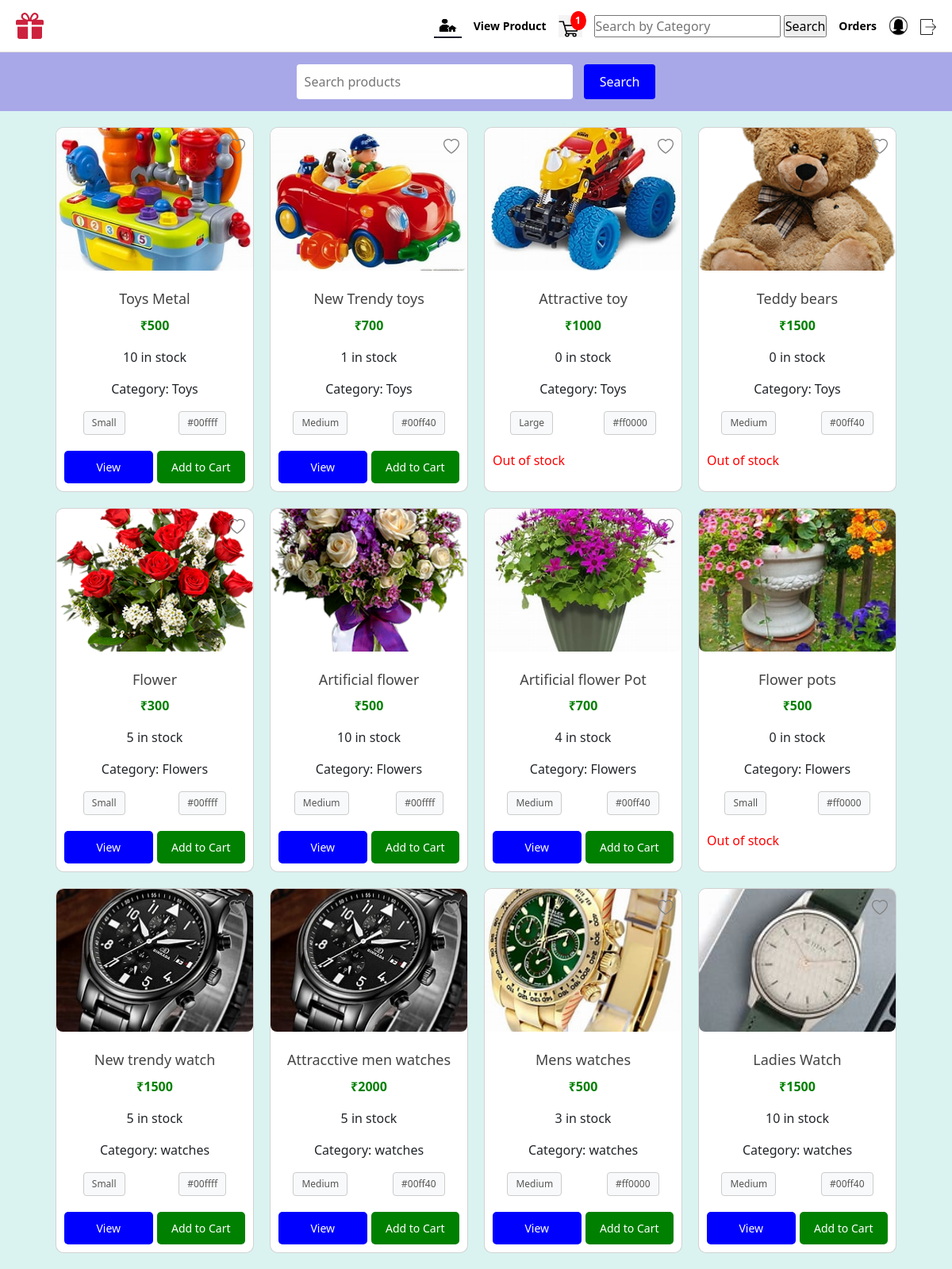
Screenshot of /userviewproduct (signed in) with the database file from the repository.
### app/models.py (models this page shows, shortened)
class Product(models.Model):
    product_id=models.ForeignKey(Company,on_delete=models.CASCADE)
    name=models.CharField(max_length=100)
    image=models.FileField(upload_to='media')
    description=models.CharField(max_length=100)
    price=models.IntegerField()
    category=models.CharField(null=True,blank=True,max_length=100)
    product_quantity=models.IntegerField(null=True,blank=True)
    color = models.ManyToManyField(Color)
    size = models.ManyToManyField(Size)

class Size(models.Model):
    name=models.CharField(max_length=100)

class Color(models.Model):
    name=models.CharField(max_length=100)

### app/views.py (the view)
# urls.py: path('userviewproduct',views.Userproductview,name='userviewproduct'),
def Userproductview(request):
    id=CustomUser.objects.get(id=request.user.id)
    user = User.objects.get( user_id=id)
    data=Product.objects.all()
    data2=Cart.objects.filter(user_id=user).count
    wishlist=Whishlist.objects.filter(user_id=user).values_list('product_id',flat=True)
    return render(request,'userproductview.html',{'data':data,'wishlist':wishlist,'cartnumber':data2})

### templates/userproductview.html (shortened to what this page needs)
{% extends 'userhome.html' %}
{% block content %}
{% load static %}
<link href="https://cdn.jsdelivr.net/npm/bootstrap@5.3.3/dist/css/bootstrap.min.css" rel="stylesheet">
<div class="search-container2">
    <form action="search" method="post">
        <input type="search" name="search" placeholder="Search products">
        <input type="submit" value="Search">
    </form>
</div>
<div class="container2">
    {% for i in data %}
    <div class="card">
        <div class="wishlist-icon">
            {% if i.id in wishlist %}
            <a href="{% url 'addtowhishlist' id=i.id %}">
                <svg xmlns="http://www.w3.org/2000/svg" width="16" height="16" fill="red" class="bi bi-heart-fill" viewBox="0 0 16 16">
                    <path fill-rule="evenodd" d="M8 1.314C12.438-3.248 23.534 4.735 8 15-7.534 4.736 3.562-3.248 8 1.314"/>
                </svg>
            </a>
            {% else %}
            <a href="{% url 'addtowhishlist' id=i.id %}">
            </a>
            {% endif %}
        </div>
        <img src="{{ i.image.url }}" alt="{{ i.name }}">
        <h2>{{ i.name }}</h2>
        <p class="price">₹{{ i.price }} </p>
        <p>{{ i.product_quantity }} in stock</p>
        <p>Category: {{ i.category }}</p>
        <div class="sizemain">
            <div class="sizes">
                {% for size in i.size.all %}
                   <span class="size">{{size.name}}</span>
                {% empty %}
                   <span class="No size available"></span>
                {% endfor %}
            </div>
            <div class="colors">
                {% for color in i.color.all %}
                   <span class="color">{{color.name}}</span>
                {% empty %}
                   <span class="No size available"></span>
                {% endfor %}
            </div>
        </div>
        <div class="buttons">
            {% if i.product_quantity > 0 %}
            <a href="{% url 'viewproductdetails' id=i.id %}" class="btn-view">View</a>
            <a href="{% url 'addtocart' id=i.id %}" class="btn-cart">Add to Cart</a>
            {% else %}
            <p style="color: red;">Out of stock</p>
            {% endif %}
        </div>
    </div>
    {% endfor %}
</div>
{% endblock %}

### templates/userhome.html (style rules this page uses)
* { margin: 0; padding: 0; box-sizing: border-box; }
body { background-color: rgb(226, 222, 222); }

### templates/userproductview.html (style rules this page uses)
body { padding: 0; margin: 0; background-color: rgb(218, 243, 240); }
.search-container2 { width: 100%; padding: 15px 20px; text-align: center; background-color: rgb(168, 168, 233); }
.search-container2 form input[type="search"] { width: 30%; padding: 10px; font-size: 16px; border: none; border-radius: 4px; margin-right: 10px; }
.search-container2 form input[type="submit"] { padding: 10px 20px; background-color: blue; color: white; border: none; border-radius: 4px; font-size: 16px; cursor: pointer; }
.container2 { display: flex; flex-wrap: wrap; justify-content: center; gap: 20px; padding: 20px; }
.card { background-color: white; border-radius: 10px; width: 250px; overflow: hidden; text-align: center; }
.card img { width: 100%; height: 180px; border-radius: 8px; margin-bottom: 15px; object-fit: cover; }
.card h2 { font-size: 18px; margin: 10px 0; color: rgb(68, 68, 68); }
.price { font-size: 16px; color: green; font-weight: bold; }
.sizes { display: flex; gap: 5px; margin-bottom: 10px; }
.size { padding: 5px 10px; background-color: #f8f9fa; border: 1px solid #ccc; border-radius: 4px; font-size: 12px; color: #555; text-align: center; }
.colors { display: flex; gap: 5px; margin-bottom: 10px; }
.color { padding: 5px 10px; background-color: #f8f9fa; border: 1px solid #ccc; border-radius: 4px; font-size: 12px; color: #555; text-align: center; }
.sizemain { display: flex; justify-content: space-around; }
.wishlist-icon { position: absolute; top: 10px; right: 10px; }
.wishlist-icon svg { width: 20px; height: 20px; }
.buttons { display: flex; justify-content: space-between; padding: 10px; }
.btn-view, .btn-cart { text-decoration: none; padding: 10px; border-radius: 5px; font-size: 14px; flex: 1; text-align: center; color: white; }
.btn-view { background-color: blue; margin-right: 5px; }
.btn-cart { background-color: green; }

### rows the page displays
Product: image (picture), name "Toys Metal", price "500", product_quantity "10", category "Toys", shows "View"
Size: name "Small"
Color: name "#00ffff"
Product: image (picture), name "New Trendy toys", price "700", product_quantity "1", category "Toys", shows "View"
Size: name "Medium"
Color: name "#00ff40"
Product: image (picture), name "Attractive toy", price "1000", product_quantity "0", category "Toys", shows "Out of stock"
Size: name "Large"
Color: name "#ff0000"
Product: image (picture), name "Teddy bears", price "1500", product_quantity "0", category "Toys", shows "Out of stock"
Product: image (picture), name "Flower", price "300", product_quantity "5", category "Flowers", shows "View"
Product: image (picture), name "Artificial flower", price "500", product_quantity "10", category "Flowers", shows "View"
Product: image (picture), name "Artificial flower Pot", price "700", product_quantity "4", category "Flowers", shows "View"
Product: image (picture), name "Flower pots", price "500", product_quantity "0", category "Flowers", shows "Out of stock"
Product: image (picture), name "New trendy watch", price "1500", product_quantity "5", category "watches", shows "View"
Product: image (picture), name "Attracctive men watches", price "2000", product_quantity "5", category "watches", shows "View"
Product: image (picture), name "Mens watches", price "500", product_quantity "3", category "watches", shows "View"
Product: image (picture), name "Ladies Watch", price "1500", product_quantity "10", category "watches", shows "View"

### other values shown
{{ cartnumber }} "1"
